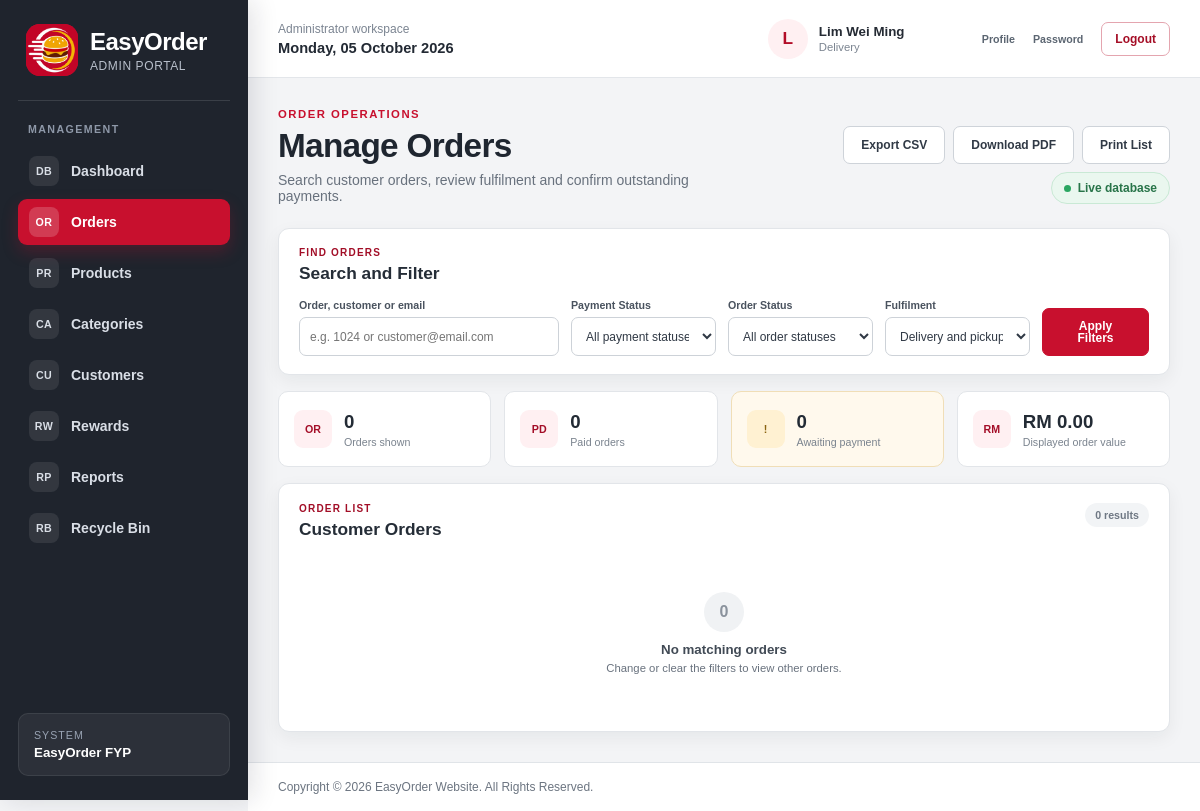
The app's page /admin_order.php (signed in), older data.
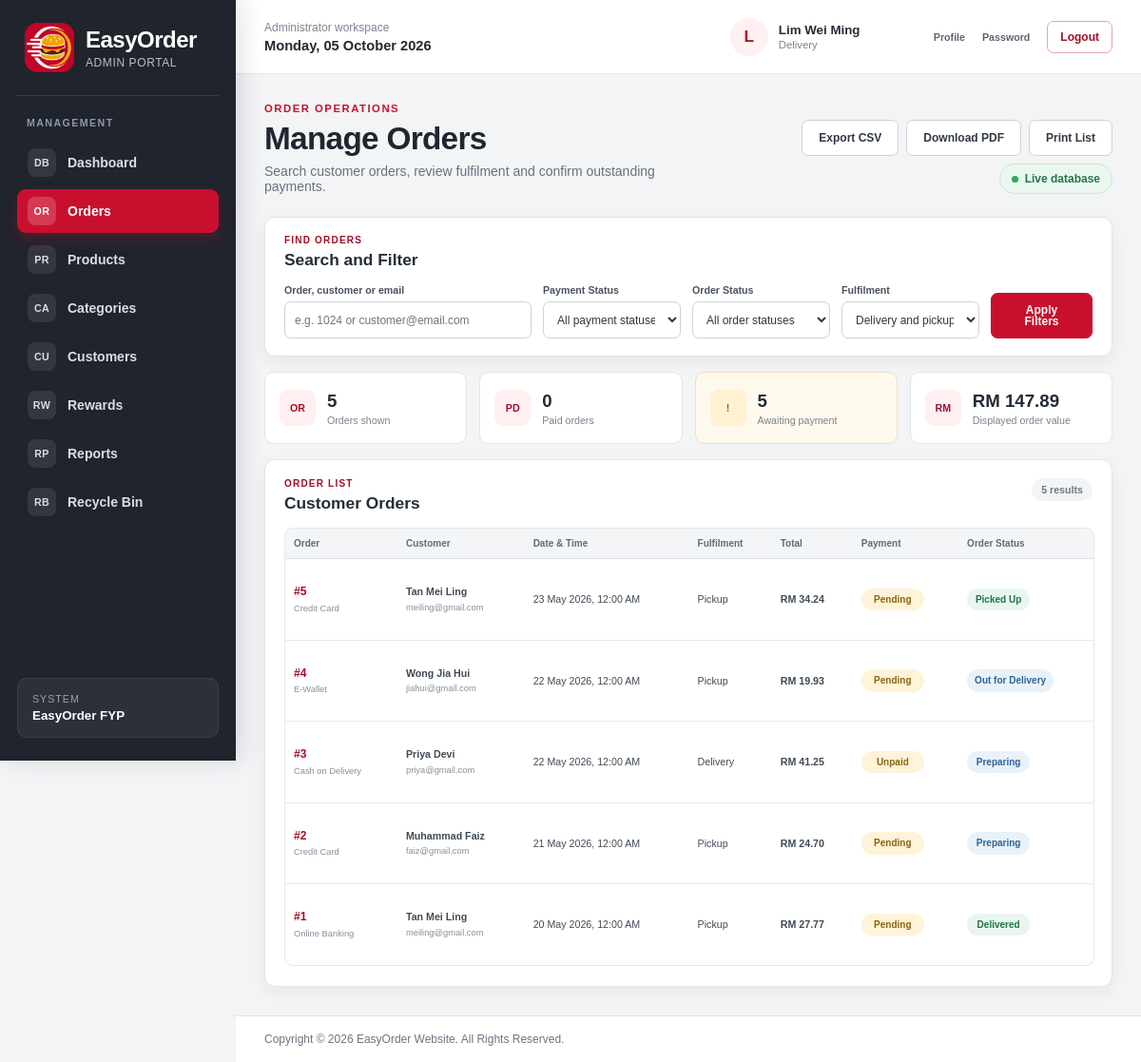
The same page, newer data.
### tables this page shows
CREATE TABLE `orders` (
  `order_id` int(11) NOT NULL,
  `order_customer` int(11) NOT NULL,
  `order_date` datetime NOT NULL,
  `order_total` decimal(7,2) NOT NULL,
  `order_payment` varchar(20) NOT NULL,
  `order_payment_status` varchar(20) NOT NULL DEFAULT 'Pending',
  `order_delivery` varchar(5) NOT NULL,
  `order_address` varchar(255) NOT NULL,
  `order_status` varchar(20) NOT NULL,
  `order_isDelete` int(1) NOT NULL DEFAULT 0
);

CREATE TABLE `customer` (
  `customer_id` int(11) NOT NULL,
  `customer_name` varchar(100) NOT NULL,
  `customer_email` varchar(100) NOT NULL,
  `customer_password` varchar(255) NOT NULL,
  `customer_phone` varchar(15) NOT NULL,
  `customer_gender` varchar(10) NOT NULL,
  `customer_dob` date NOT NULL,
  `customer_address` varchar(140) NOT NULL DEFAULT '',
  `customer_state` varchar(30) NOT NULL,
  `customer_city` varchar(50) NOT NULL,
  `customer_postcode` char(5) NOT NULL,
  `customer_points` int(6) NOT NULL DEFAULT 0,
  `customer_joindate` date NOT NULL,
  `customer_isDelete` int(1) NOT NULL DEFAULT 0
);

### admin_order.php (the view, shortened to what the changed rows need)
<?php
include("dataconnection.php");
require_once("admin_shell.php");
function admin_order_html($value)
{
	return htmlspecialchars((string)$value,ENT_QUOTES,"ISO-8859-1");
}
function admin_order_datetime($value)
{
	$timestamp = strtotime((string)$value);
	return $timestamp===false ? "Not available" : date("d M Y, h:i A",$timestamp);
}
function admin_order_status_class($status)
{
	$normalised = strtolower(trim((string)$status));
	if(in_array($normalised,array("paid","delivered","completed","picked up"),true))
	{
		return "status-success";
	}
	if(in_array($normalised,array("preparing","ready for pickup","out for delivery","processing"),true))
	{
		return "status-info";
	}
	return "status-warning";
}
$search = trim((string)($_GET["search"] ?? ""));
$payment_status_options = array("Paid","Pending","Unpaid","Failed");
$order_status_options = array("Preparing","Ready for Pickup","Picked Up","Out for Delivery","Delivered","Completed","Cancelled");
$delivery_options = array("Yes","No");
$payment_filter = (string)($_GET["payment_status"] ?? "");
$status_filter = (string)($_GET["order_status"] ?? "");
$delivery_filter = (string)($_GET["delivery"] ?? "");
$payment_filter = in_array($payment_filter,$payment_status_options,true) ? $payment_filter : "";
$status_filter = in_array($status_filter,$order_status_options,true) ? $status_filter : "";
$delivery_filter = in_array($delivery_filter,$delivery_options,true) ? $delivery_filter : "";
$search_like = "%".$search."%";
$list_sql = "SELECT o.order_id,o.order_date,o.order_total,o.order_payment,o.order_payment_status,o.order_delivery,o.order_status,"
	."m.customer_name,m.customer_email,COALESCE(p.payment_status,o.order_payment_status) AS display_payment_status "
	."FROM orders o INNER JOIN customer m ON m.customer_id=o.order_customer "
	."LEFT JOIN payments p ON p.payment_order=o.order_id "
	."WHERE o.order_isDelete=0 "
	."AND (?='' OR CAST(o.order_id AS CHAR) LIKE ? OR m.customer_name LIKE ? OR m.customer_email LIKE ?) "
	."AND (?='' OR LOWER(COALESCE(p.payment_status,o.order_payment_status))=LOWER(?)) "
	."AND (?='' OR LOWER(o.order_status)=LOWER(?)) "
	."AND (?='' OR o.order_delivery=?) "
	."ORDER BY o.order_date DESC,o.order_id DESC";
$list_stmt = mysqli_prepare($connect,$list_sql);
$orders = array();
$list_error = "";
if($list_stmt)
{
	mysqli_stmt_bind_param($list_stmt,"ssssssssss",$search,$search_like,$search_like,$search_like,$payment_filter,$payment_filter,$status_filter,$status_filter,$delivery_filter,$delivery_filter);
	if(mysqli_stmt_execute($list_stmt))
	{
		$list_result = mysqli_stmt_get_result($list_stmt);
		while($order = mysqli_fetch_assoc($list_result))
		{
			$orders[] = $order;
		}
	}
	else
	{
		$list_error = "Orders are temporarily unavailable. Please try again.";
	}
}
else
{
	$list_error = "Orders are temporarily unavailable. Please try again.";
}
$visible_paid = 0;
$visible_attention = 0;
$visible_value = 0.00;
foreach($orders as $order)
{
	$visible_value += (float)$order["order_total"];
	if(strtolower((string)$order["display_payment_status"])==="paid")
	{
		$visible_paid++;
	}
	else if(in_array(strtolower((string)$order["display_payment_status"]),array("pending","unpaid"),true))
	{
		$visible_attention++;
	}
}
?>
<!DOCTYPE html>
<html lang="en">
<head>
<link rel="stylesheet" href="style.css">
<link rel="stylesheet" href="admin_style.css">
</head>
<body class="admin-body">
<?php easyorder_admin_shell_start("admin_order.php"); ?>
<section class="admin-page-heading">
	<div>
		<h1>Manage Orders</h1>
	</div>
</section>
<section class="admin-order-filter-panel" aria-labelledby="order-filter-heading">
	<div class="admin-filter-heading">
		<div><p>FIND ORDERS</p><h2 id="order-filter-heading">Search and Filter</h2></div>
	</div>
</section>
<section class="admin-order-summary-grid" aria-label="Filtered order summary">
	<article><span>OR</span><div><strong><?php echo count($orders); ?></strong><small>Orders shown</small></div></article>
	<article class="attention"><span>!</span><div><strong><?php echo $visible_attention; ?></strong><small>Awaiting payment</small></div></article>
	<article><span>RM</span><div><strong>RM <?php echo number_format($visible_value,2); ?></strong><small>Displayed order value</small></div></article>
</section>
<section class="admin-order-results" aria-labelledby="order-results-heading">
	<header class="admin-results-heading">
		<div><p>ORDER LIST</p><h2 id="order-results-heading">Customer Orders</h2></div>
		<span><?php echo count($orders); ?> result<?php echo count($orders)===1 ? "" : "s"; ?></span>
	</header>
	<?php if($list_error!=="") { ?>
		<div class="admin-empty-state"><span>!</span><strong>Orders unavailable</strong><p><?php echo admin_order_html($list_error); ?></p></div>
	<?php } else if(count($orders)===0) { ?>
		<div class="admin-empty-state"><span>0</span><strong>No matching orders</strong><p>Change or clear the filters to view other orders.</p></div>
	<?php } else { ?>
		<div class="admin-table-wrap admin-order-table-wrap">
			<table class="admin-order-table">
				<thead><tr><th>Order</th><th>Customer</th><th>Date &amp; Time</th><th>Fulfilment</th><th>Total</th><th>Payment</th><th>Order Status</th><th class="admin-print-hide">Actions</th></tr></thead>
				<tbody>
				<?php foreach($orders as $order) { ?>
					<tr>
						<td><a class="admin-order-number" href="admin_order_details.php?order_id=<?php echo (int)$order["order_id"]; ?>">#<?php echo (int)$order["order_id"]; ?></a><small><?php echo admin_order_html($order["order_payment"]); ?></small></td>
						<td><strong><?php echo admin_order_html($order["customer_name"]); ?></strong><small><?php echo admin_order_html($order["customer_email"]); ?></small></td>
						<td><?php echo admin_order_html(admin_order_datetime($order["order_date"])); ?></td>
						<td><?php echo $order["order_delivery"]==="Yes" ? "Delivery" : "Pickup"; ?></td>
						<td><strong>RM <?php echo number_format((float)$order["order_total"],2); ?></strong></td>
						<td><span class="admin-status-badge <?php echo admin_order_status_class($order["display_payment_status"]); ?>"><?php echo admin_order_html($order["display_payment_status"]); ?></span></td>
						<td><span class="admin-status-badge <?php echo admin_order_status_class($order["order_status"]); ?>"><?php echo admin_order_html($order["order_status"]); ?></span></td>
					</tr>
				<?php } ?>
				</tbody>
			</table>
		</div>
	<?php } ?>
</section>
<?php easyorder_admin_shell_end(); ?>
</body>
</html>

### admin_shell.php (shortened to what the changed rows need)
<?php
if(!function_exists("easyorder_admin_shell_start"))
{
	function easyorder_admin_shell_start($active_page="")
	{
		$navigation = array(
			array("page"=>"admin_dashboard.php","label"=>"Dashboard","icon"=>"DB"),
			array("page"=>"admin_order.php","label"=>"Orders","icon"=>"OR"),
			array("page"=>"admin_product.php","label"=>"Products","icon"=>"PR"),
			array("page"=>"admin_category.php","label"=>"Categories","icon"=>"CA"),
			array("page"=>"admin_customer.php","label"=>"Customers","icon"=>"CU"),
			array("page"=>"admin_reward.php","label"=>"Rewards","icon"=>"RW"),
			array("page"=>"admin_report.php","label"=>"Reports","icon"=>"RP"),
			array("page"=>"admin_restore.php","label"=>"Recycle Bin","icon"=>"RB")
		);
		?>
		<div class="admin-app-shell">
			<aside class="admin-sidebar" aria-label="Administrator navigation">
				<nav class="admin-navigation">
					<p class="admin-navigation-label">MANAGEMENT</p>
					<?php foreach($navigation as $item): ?>
						<?php $is_active = $active_page===$item["page"]; ?>
						<a href="<?php echo htmlspecialchars($item["page"],ENT_QUOTES,"UTF-8"); ?>" class="<?php echo $is_active ? "active" : ""; ?>"<?php echo $is_active ? ' aria-current="page"' : ""; ?>>
							<span class="admin-nav-icon" aria-hidden="true"><?php echo htmlspecialchars($item["icon"],ENT_QUOTES,"UTF-8"); ?></span>
							<?php echo htmlspecialchars($item["label"],ENT_QUOTES,"UTF-8"); ?>
						</a>
					<?php endforeach; ?>
				</nav>
			</aside>
			<div class="admin-workspace">
				<main id="main" class="admin-main">
		<?php
	}
}
if(!function_exists("easyorder_admin_shell_end"))
{
	function easyorder_admin_shell_end()
	{
		?>
				</main>
			</div>
		</div>
		<?php
	}
}

Row changes from the older to the newer data that the page shows:
now on this page (row edited): orders: order_id "5", order_payment "Credit Card", order_customer.customer_name "Tan Mei Ling", order_customer.customer_email "meiling@gmail.com", order_date "23 May 2026, 12:00 AM", order_delivery "Pickup", order_total "34.24", display_payment_status "Pending", order_status "Picked Up"
now on this page (row edited): orders: order_id "4", order_payment "E-Wallet", order_customer.customer_name "Wong Jia Hui", order_customer.customer_email "jiahui@gmail.com", order_date "22 May 2026, 12:00 AM", order_delivery "Pickup", order_total "19.93", display_payment_status "Pending", order_status "Out for Delivery"
now on this page (row edited): orders: order_id "3", order_payment "Cash on Delivery", order_customer.customer_name "Priya Devi", order_customer.customer_email "priya@gmail.com", order_date "22 May 2026, 12:00 AM", order_delivery "Delivery", order_total "41.25", display_payment_status "Unpaid", order_status "Preparing"
now on this page (row edited): orders: order_id "2", order_payment "Credit Card", order_customer.customer_name "Muhammad Faiz", order_customer.customer_email "faiz@gmail.com", order_date "21 May 2026, 12:00 AM", order_delivery "Pickup", order_total "24.70", display_payment_status "Pending", order_status "Preparing"
now on this page (row edited): orders: order_id "1", order_payment "Online Banking", order_customer.customer_name "Tan Mei Ling", order_customer.customer_email "meiling@gmail.com", order_date "20 May 2026, 12:00 AM", order_delivery "Pickup", order_total "27.77", display_payment_status "Pending", order_status "Delivered"
Text that changed along with them:
count($orders): "0" → "5"
$visible_attention: "0" → "5"
$visible_value: "0.00" → "147.89"
text no longer shown: "0 No matching orders Change or clear the filters to view other orders."
text now shown: "Order Customer Date & Time Fulfilment Total Payment Order Status"
